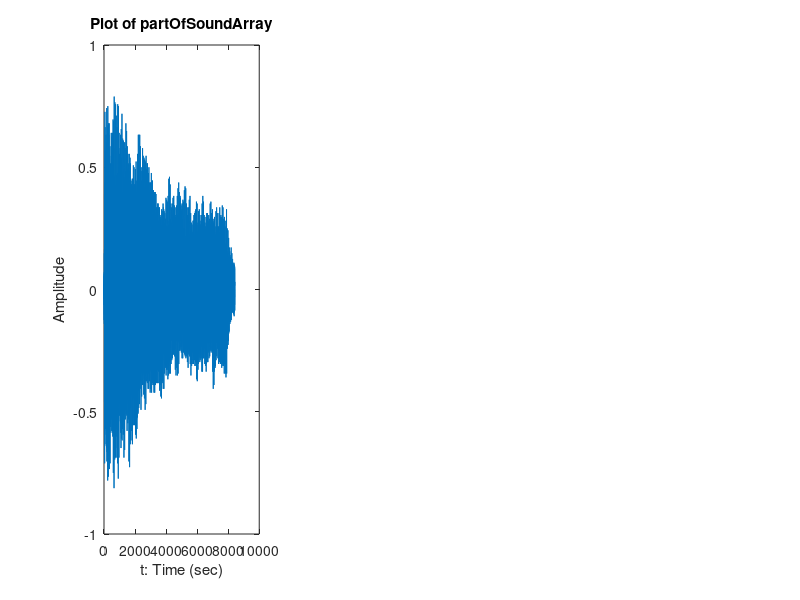

Source code (MATLAB): (Note: this script raises an error after producing the figure.)
%% PART B
% recObj = audiorecorder;
% disp('Start recording.');
% recordblocking(recObj, 5);
% disp('End recording')
% play(recObj);
% soundArray = getaudiodata(recObj);
soundArray = load("soundArray.mat");
soundArray = soundArray.soundArray;
recObj = load("recObj.mat");
recObj = recObj.recObj;
% play(recObj);
% plot the sound signal
figure;
subplot(1,2,1);
plot(soundArray);
title('Plot of soundArray');
xlabel('t: Time (sec)');
ylabel('Amplitude');

partOfSoundArray = soundArray(8242 : 16667);
subplot(1,3,1);
plot(partOfSoundArray);
title('Plot of partOfSoundArray');
xlabel('t: Time (sec)');
ylabel('Amplitude');

firstPeriodOfPartOfSoundArray = partOfSoundArray(1 : 45);
% subplot(1,3,2);
% plot(firstPeriodOfPartOfSoundArray);
f = 174; 
w = 2*pi*f;
N = 350;
resultPiano = fs(firstPeriodOfPartOfSoundArray, w, N);
stem(-N:N, resultPiano);
title('Fourier Coefficients');
xlabel('k');
ylabel('ak');

% PART B Question 4

% F3 note on guitar
guitarSoundArray = load("GuitarF3soundArray.mat").soundArray;
guitarRecObj = load("GuitarF3recObj.mat").recObj;
guitarPartOfSoundArray = guitarSoundArray(12991 : 21110);
subplot(1,2,1);
plot(guitarSoundArray);
title('Plot of Guitar soundArray');
xlabel('t: Time (sec)');
ylabel('Amplitude');

subplot(1,2,2);
plot(guitarPartOfSoundArray);
title('Plot of Guitar partOfSoundArray');
xlabel('t: Time (sec)');
ylabel('Amplitude');

% F3 note on flute
fluteSoundArray = load("FluteF3soundArray.mat").soundArray;
fluteRecObj = load("FluteF3recObj.mat").recObj;
flutePartOfSoundArray = fluteSoundArray(7710 : 21796);
subplot(1,2,1);
plot(fluteSoundArray);
title('Plot of Flute soundArray');
xlabel('t: Time (sec)');
ylabel('Amplitude');

subplot(1,2,2);
plot(flutePartOfSoundArray);
title('Plot of Flute partOfSoundArray');
xlabel('t: Time (sec)');
ylabel('Amplitude');

% FSC calculation
firstPeriodOfPartOfSoundArray = guitarPartOfSoundArray(1 : 45);
resultGuitar = fs(firstPeriodOfPartOfSoundArray, w, N);
stem(-N:N, resultGuitar);
title('Fourier Coefficients');
xlabel('k');
ylabel('ak');

firstPeriodOfPartOfSoundArray = flutePartOfSoundArray(1 : 45);
resultFlute = fs(firstPeriodOfPartOfSoundArray, w, N);
stem(-N:N, resultFlute);
title('Fourier Coefficients');
xlabel('k');
ylabel('ak');

% Part B Question 5
synthesized = synthesis(resultPiano, w, N);
subplot(1,2,1);
plot(real(synthesized));
title('Synthesized Voice (one period)');
xlabel('n');
ylabel('Amplitude');
synthesized = repmat(synthesized, 178, 1);
synthesized = reshape(synthesized.',1,[]);
subplot(1,2,2);
plot(real(synthesized));
title('Synthesized Voice (same size as partOfSoundArray)');
xlabel('n');
ylabel('Amplitude');

audiowrite('handel.wav', real(synthesized), 8000);

% Part B Question 7
N1 = 1;
M = 164;

for k = 1 : size(resultPiano, 2)
    if resultPiano(1, k) > 0.0001 
        N1 = k;
        break;
    end
end

synthesized = synthesis(resultPiano, w, (M - N1) / 2);
synthesized = repmat(synthesized, 178, 1);
synthesized = reshape(synthesized.',1,[]);
audiowrite('partial.wav', real(synthesized), 8000);

% Part B Question 8
newFSC = zeros(1, size(resultPiano, 2));
for k = 1 : size(resultPiano, 2)
    [theta,rho] = cart2pol(real(resultPiano(1, k)), imag(resultPiano(1, k)));
    [x, y] = pol2cart(theta, 1);
    newFSC(1, k) = x + y * 1i;
end

newSynthesis = synthesis(newFSC, w, N);
newSynthesis = repmat(newSynthesis, 178, 1);
newSynthesis = reshape(newSynthesis.',1,[]);
audiowrite('mag1.wav', real(newSynthesis), 8000);

% Part B Question 9
newFSCPart9 = zeros(1, size(resultPiano, 2));
for k = 1 : size(resultPiano, 2)
    [theta,rho] = cart2pol(real(resultPiano(1, k)), imag(resultPiano(1, k)));
    [x, y] = pol2cart(0, rho);
    newFSCPart9(1, k) = x + y * 1i;
end

newSynthesis = synthesis(newFSCPart9, w, N);
newSynthesis = repmat(newSynthesis, 178, 1);
newSynthesis = reshape(newSynthesis.',1,[]);
audiowrite('phase0.wav', real(newSynthesis), 8000);

% function for synthesis
function[onePeriod] = synthesis(coefficients, w, N)
    f = w/(2*pi);
    T = 1 / f;
    t = 0 : 1/8000 : T;
    t = t(1:45);
    onePeriod = zeros(1, size(t, 2));
    
    for j = 1 : 45
        for k = -N : N
            onePeriod(1, j) = onePeriod(1, j) + coefficients(1, k + N + 1) * exp( 1i * k * w * t(1, j));
        end
    end
end

function[ak] = fs(sound, w, N)
   ak = zeros(1,2 * N+1); 
   f = w/(2*pi);
   T = 1 / f;
   t = 0 : 1/8000 : T;
   t = t(1:45);
   for k = -N : N
       ak(1, k + N + 1) = f * trapz(( exp( -1i * k * w * t)).*(sound.'));
   end
end